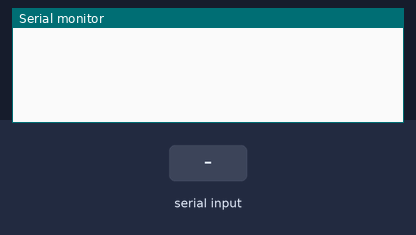
The sketch below on a simulated Arduino Uno, built with avr-gcc and run on an emulated ATmega328P. Shown: the last lines printed to the serial monitor. The inputs (shaded band) are chosen by the test bench.

Above: at 1.2 s.
1.3 s: "90,45\n" received over Serial
At 2.0 s:
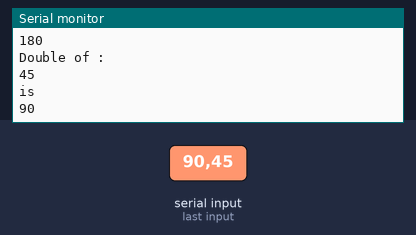
2.8 s: "30,150\n" received over Serial
At 5.3 s:
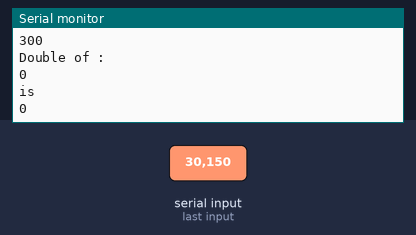
Timing chart, 0 to 6.8 s (numbered marks = the images above; inputs shaded):
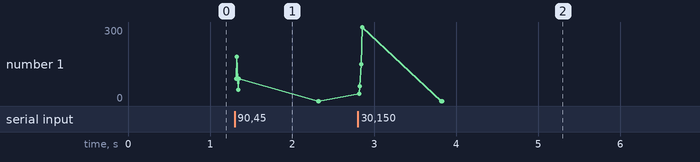

The sketch:

Get_a_number_and_print_it_twice_on_the_output.ino
```cpp
void setup()
{
  Serial.begin(9600);
}
void loop()
{
  if (Serial.available() > 0 )
  {
    int Number =Serial.parseInt();
    int Dnumber = Number *2;
    Serial.println("Double of :");
    Serial.println(Number);
    Serial.println("is");
    Serial.println(Dnumber);
  }
}
```

Measured:
- after the input at 1.3 s, the serial monitor: prints a new line at once (image 1)
- after the input at 2.8 s, the serial monitor: prints a new line at once (image 2)
